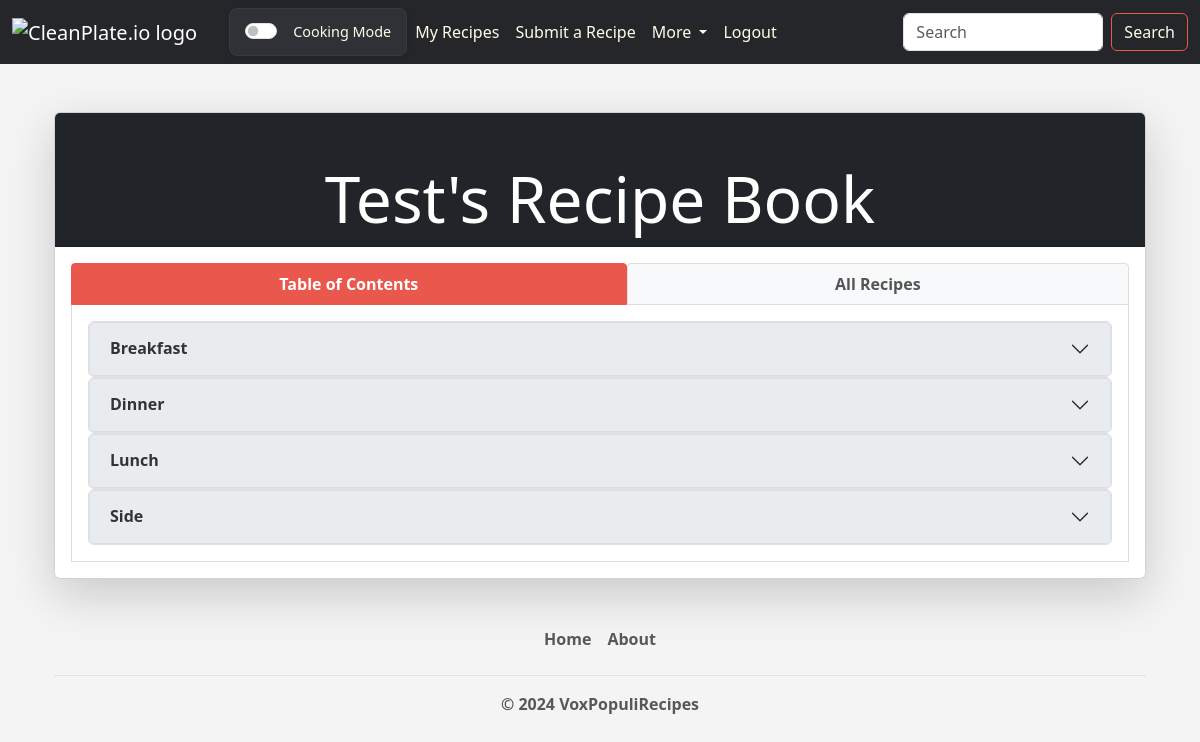
/view-user-book/2/ (signed in), run on an earlier commit of the app's database.
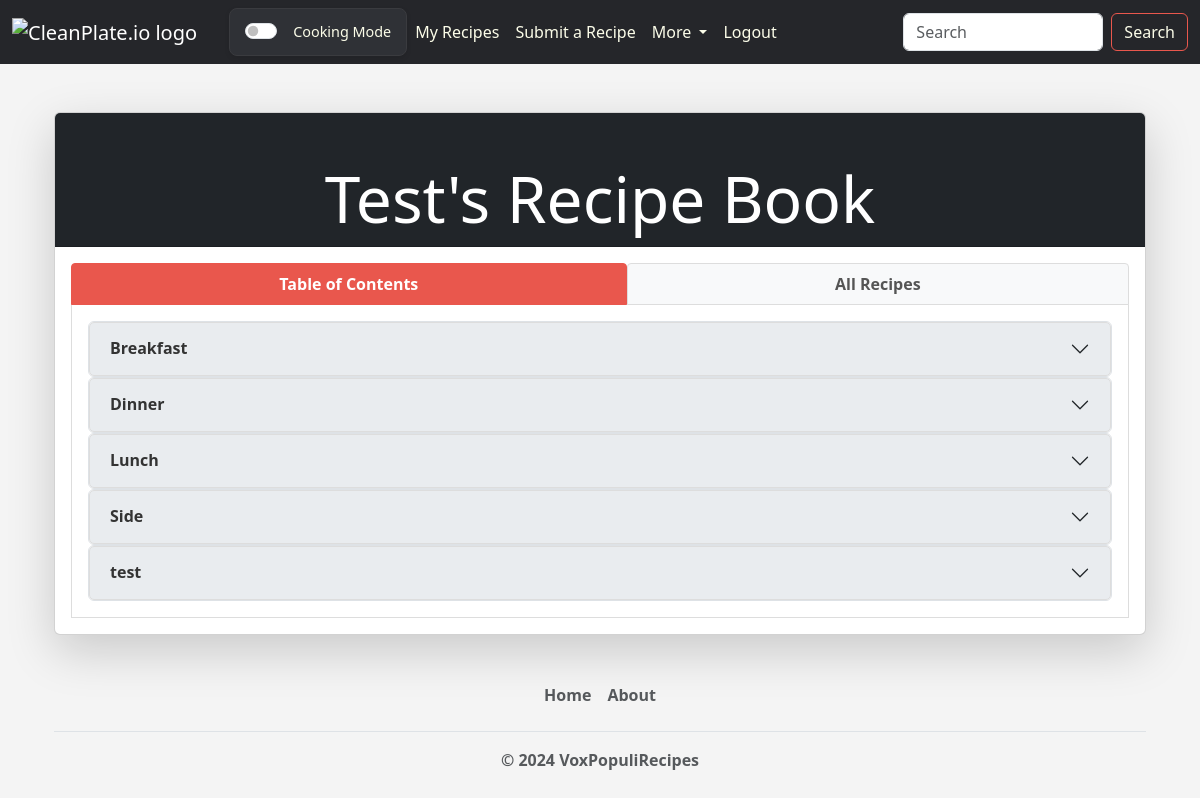
And on a later commit of the database.
### voxpopulirecipes/models.py (models this page shows, shortened)
class MealType(models.Model):
    name = models.CharField(max_length=200)
    baking = models.BooleanField(default=False)

### voxpopulirecipes/views.py (the view)
# urls.py: path("view-user-book/<int:user_id>/", views.view_user_book, name="view_user_book"),
def view_user_book(request, user_id):
    if user_id == request.user.id:
        return redirect("voxpopulirecipes:my_recipes")
    user_to_view = get_object_or_404(User, pk=user_id)
    recipes = Recipe.objects.filter(creator=user_to_view).order_by("pub_date")
    starred_recipes = list(
        Recipe.objects.filter(
            id__in=StarredRecipe.objects.filter(user=request.user).values_list("recipe", flat=True)
        )
    )
    starred_recipe_ids = list(
        StarredRecipe.objects.filter(user=request.user).order_by("-date_starred").values_list("recipe_id", flat=True)
    )
    starred_recipes.sort(key=lambda recipe: starred_recipe_ids.index(recipe.id))
    all_recipes = list(set(chain(recipes, starred_recipes)))
    saved_recipes = Recipe.objects.filter(id__in=SavedRecipe.objects.filter(user=request.user).values_list("recipe", flat=True)).order_by("pub_date")
    saved_recipe_ids = list(SavedRecipe.objects.filter(user=request.user).order_by("-date_saved").values_list("recipe_id", flat=True))
    flattened_mealtypes = [
        {"recipe_id": recipe.id, "mealtypes": MealTypeMap.objects.filter(recipe=recipe).select_related("mealType")}
        for recipe in all_recipes
    ]
    flattened_cuisines = [
        {"recipe_id": recipe.id, "cuisines": CuisineMap.objects.filter(recipe=recipe).select_related("cuisine")}
        for recipe in all_recipes
    ]
    mealtype_cuisine_map = defaultdict(lambda: defaultdict(list))
    for recipe in recipes:
        mealtypes = MealType.objects.filter(id__in=MealTypeMap.objects.filter(recipe=recipe).values_list("mealType_id", flat=True))
        cuisines = Cuisine.objects.filter(id__in=CuisineMap.objects.filter(recipe=recipe).values_list("cuisine_id", flat=True))
        for mealtype in mealtypes:
            for cuisine in cuisines:
                mealtype_cuisine_map[mealtype][cuisine].append(recipe)
    mealtype_cuisine_map = {
        mealtype: {
            cuisine: sorted(recipe_list, key=lambda r: r.pub_date)
            for cuisine, recipe_list in sorted(cuisines.items(), key=lambda c: c[0].name)
        }
        for mealtype, cuisines in sorted(mealtype_cuisine_map.items(), key=lambda mt: mt[0].name)
    }
    context = {
        "recipes": recipes,
        "mealtype_cuisine_map": mealtype_cuisine_map,
        "user_to_view": user_to_view,
        "saved_recipe_ids": saved_recipe_ids,
        "starred_recipe_ids": starred_recipe_ids,
        "recipe_mealtypes": flattened_mealtypes,
        "recipe_cuisines": flattened_cuisines,
    }
    return render(request, "voxpopulirecipes/view_user_book.html", context)

### voxpopulirecipes/templates/voxpopulirecipes/view_user_book.html (shortened to what the changed rows need)
{% extends 'voxpopulirecipes/base.html' %}
{% block content %}
<div class="container mt-4">
    <div class="card shadow-lg">
        <div class="card-header bg-dark text-white text-center">
            <h1 class="display-3">{{ user_to_view.first_name }}'s Recipe Book</h1>
        </div>
        <div class="card-body">
            <div class="tab-content" id="recipeBookTabContent">
                <div
                    class="tab-pane fade show active"
                    id="table-of-contents"
                    role="tabpanel"
                    aria-labelledby="table-of-contents-tab">
                    <div class="col-12">
                        <div class="accordion" id="Meal_type_Accordion">
                            {% for mealtype, cuisines in mealtype_cuisine_map.items %}
                            <div class="accordion-item">
                                <h2 class="accordion-header" id="heading{{ mealtype.id }}">
                                    <button class="accordion-button collapsed" type="button" data-bs-toggle="collapse"
                                            data-bs-target="#collapse{{ mealtype.id }}" aria-expanded="false" aria-controls="collapse{{ mealtype.id }}">
                                        <strong>{{ mealtype.name }}<strong>
                                    </button>
                                </h2>
                                            {% for cuisine, recipes in cuisines.items %}
                                                            {% for recipe in recipes %}
                                                                        {% if recipe.image %}
                                                                            <img
                                                                                src="{{ recipe.image.url }}"
                                                                                class="card-img-top"
                                                                                alt="{{ recipe.title }}"
                                                                                style="object-fit: cover; height: 200px;"
                                                                            >
                                                                        {% else %}
                                                                                {% load static %}
                                                                        {% endif %}
                                                            {% endfor %}
                                            {% endfor %}
                            </div>
                            {% endfor %}
                        </div>
                    </div>
                </div>
            </div>
        </div>
    </div>
</div>
{% endblock %}

What changed in the data, as far as the page shows it:
added MealType: name "test"
